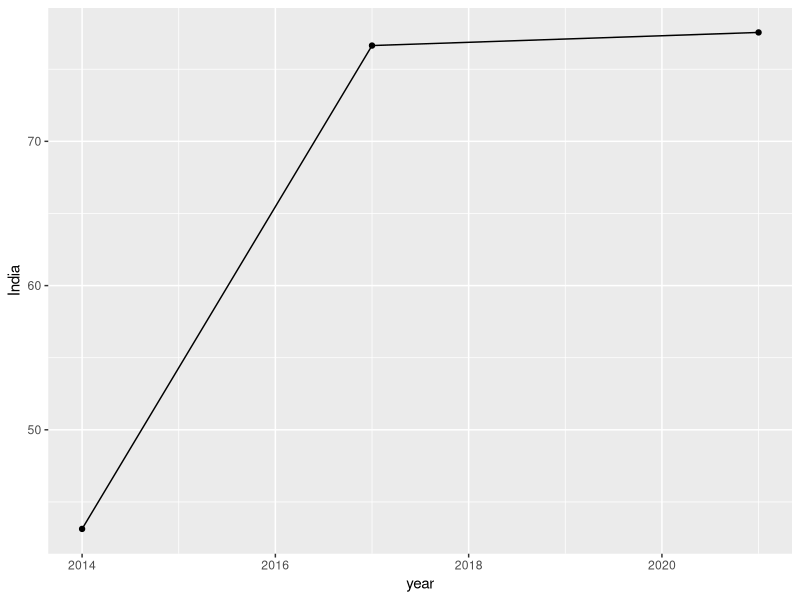
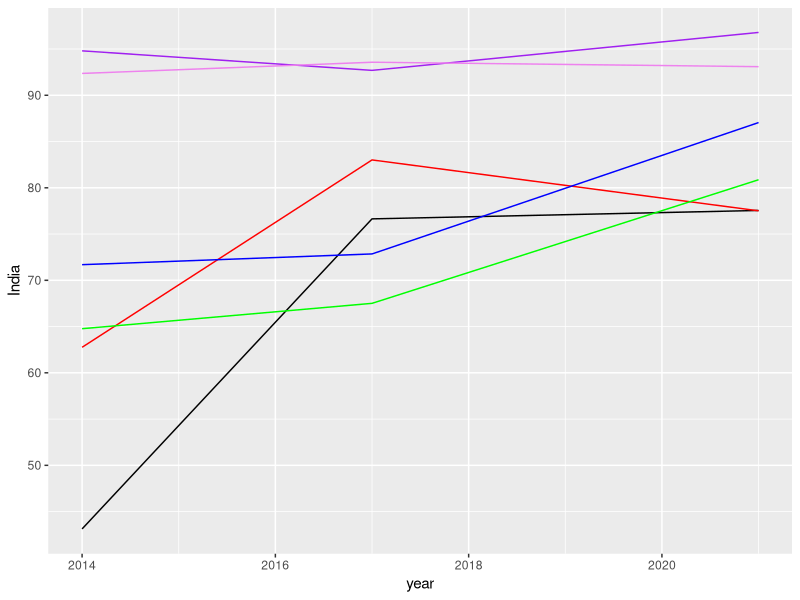
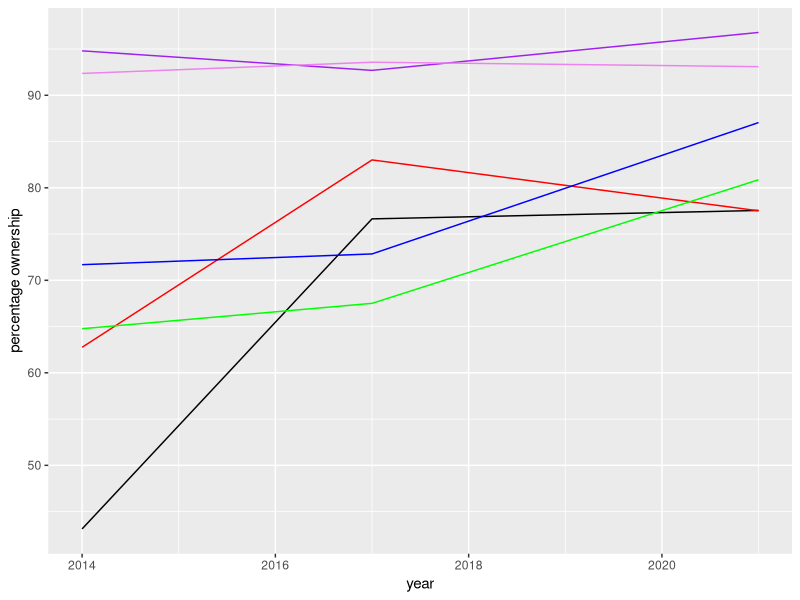
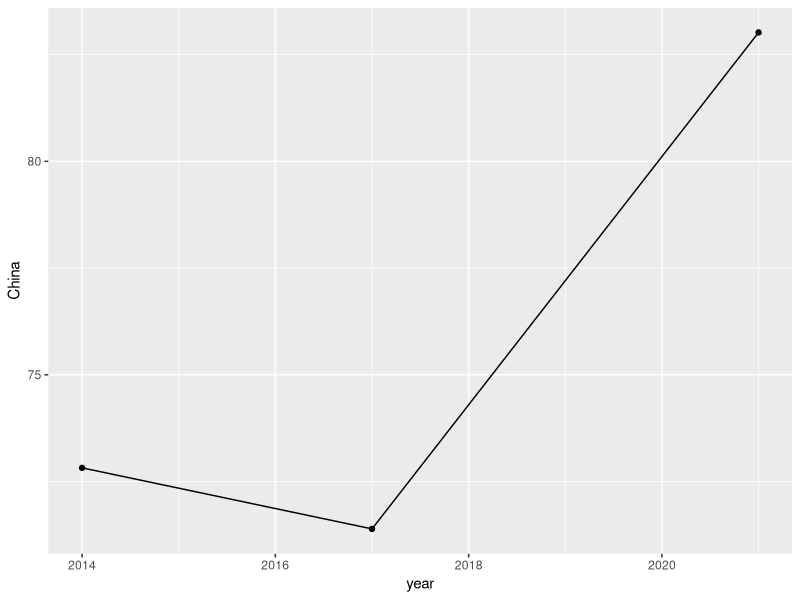
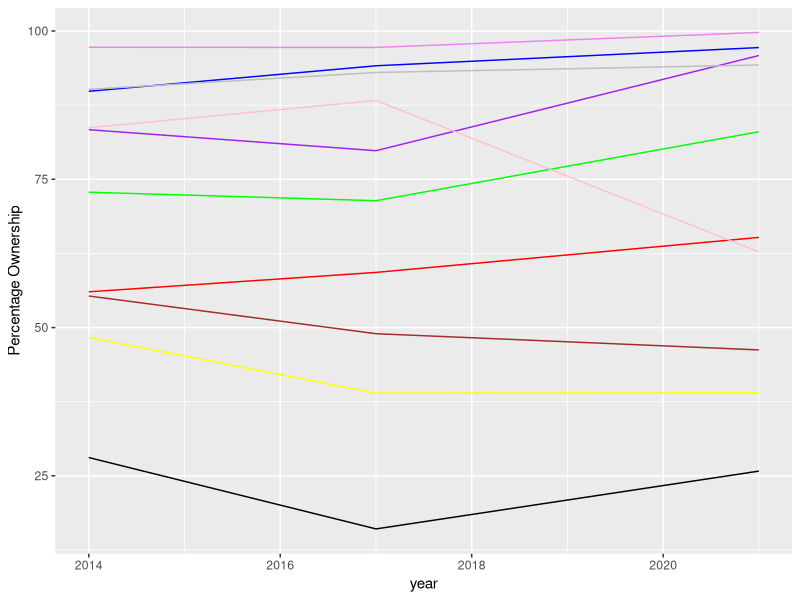
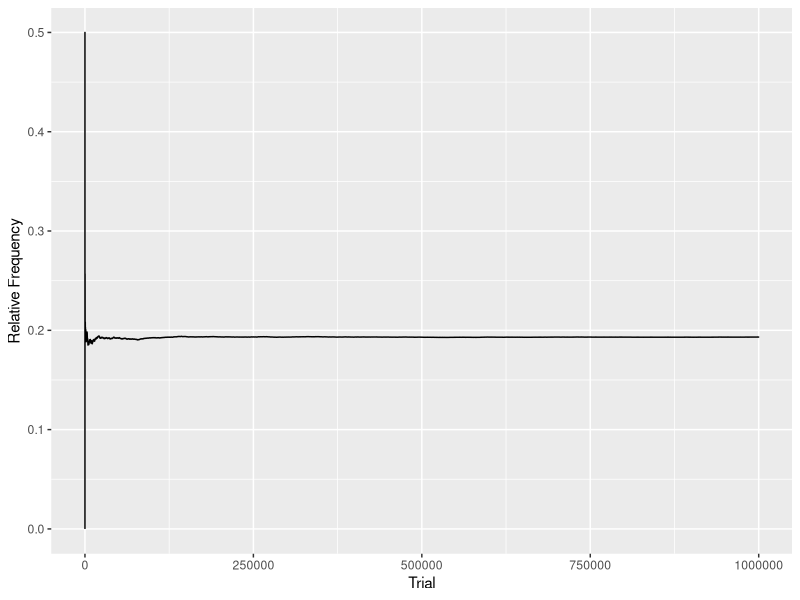
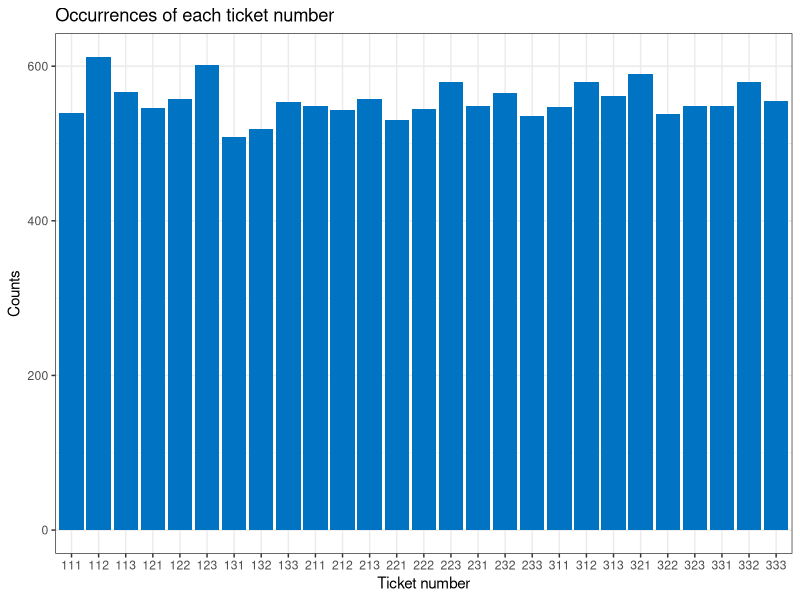
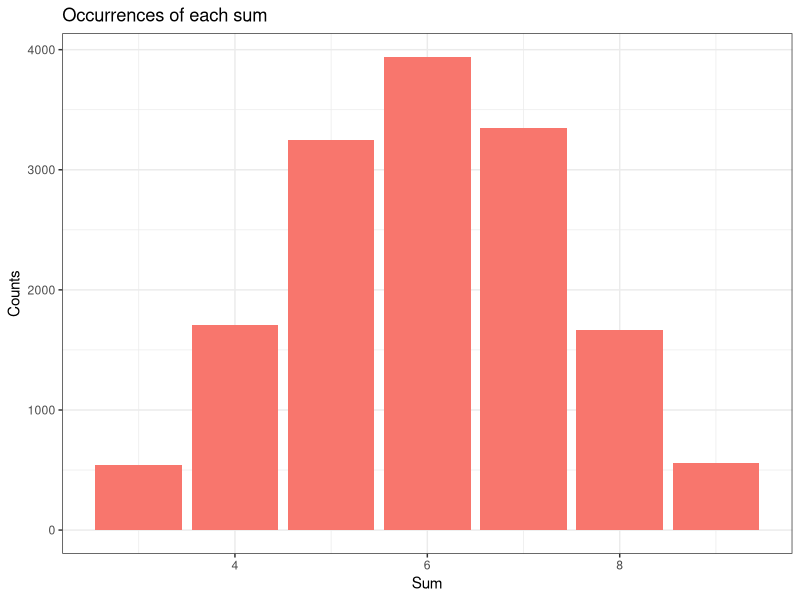

Reproduce these figures in R, in order.
## ---- chunk 1
library(tidyverse)
## ---- chunk 2
library(dplyr)
## ---- chunk 3
female <- read.csv("female.csv")
## ---- chunk 4
# Determine whether the female dataset is a data frame
is.data.frame(female)
## ---- chunk 5
# printing the first few rows of the data frame
head(female)
## ---- chunk 6
# selecting rows we want to use in our analysis
female <- female %>%
filter(Country.Name == "Brazil" | Country.Name == "India" | Country.Name == "United States")

## ---- chunk 7
# we remove the null and unnecessary columns and then rename the columns
female <- female[ -c(1,2,4,5:8,10:11,13:15)] %>%
  rename("2014" = 2, "2017" = 3, "2021" = 4)

head(female)
## ---- chunk 8
# we flip the rows and columns of the dataframe (transpose) and remove the first column
transpose_f <- data.frame(t(female[-1]))
# Assign new columns from  the first column of the original df
colnames(transpose_f) <- female[, 1]

head(transpose_f)
## ---- chunk 9
#
# return a class of each column using the supply function that takes a list, vector, and return a vector of the results.
print(sapply(transpose_f, class))
## ---- chunk 10
# turn the entries to numeric

transpose_f$Brazil = as.numeric(as.character(transpose_f$Brazil))
transpose_f$India = as.numeric(as.character(transpose_f$India))
transpose_f$"United States" = as.numeric(as.character((transpose_f$"United States")))

head(transpose_f)
## ---- chunk 11
# summarize each column with mean
summarise_each(transpose_f, list(mean))
## ---- chunk 12
# Plot the change in ownership percentage overtime for the data from India 
year <- c(2014, 2017, 2021)

ggplot(data=transpose_f, aes(x=year, y=India, group=1)) +
  geom_line() +
  geom_point()
## ---- chunk 13
male <- read.csv(file = "male.csv")
male <- male %>%
  filter(Country.Name == "Brazil" | Country.Name == "India" | Country.Name == "United States")

male <- male[ -c(1,2,4,5:8,10:11,13:15)] %>%
  rename("2014" = 2, "2017" = 3, "2021" = 4)

transpose_m <- data.frame(t(male[-1]))
colnames(transpose_m) <- male[, 1]

transpose_m$Brazil = as.numeric(as.character(transpose_m$Brazil))
transpose_m$India = as.numeric(as.character(transpose_m$India))
transpose_m$"United States" = as.numeric(as.character((transpose_m$"United States")))


head(transpose_m)
## ---- chunk 14
transpose_m <- rename(transpose_m, "Brazil_m" = 1, "India_m" = 2, "United_States_m" = 3)


head(transpose_m)
## ---- chunk 15
# we add ne columns to the dataframes
transpose_m <- rownames_to_column(transpose_m, var="Year")
transpose_f <- rownames_to_column(transpose_f, var="Year")
## ---- chunk 16
# Merge the two dataframes based on the year column
acct_owner_by_gender <- merge(x = transpose_m, y = transpose_f, by = "Year", all.x = TRUE)

acct_owner_by_gender <- rename(acct_owner_by_gender, "United_States" = 7)

head(acct_owner_by_gender)
## ---- chunk 17
# Visualize the two dataframes

gfg_plot <- ggplot(acct_owner_by_gender, aes(x=year)) +
geom_line(aes(y = India), color = "black") +
geom_line(aes(y = India_m), color = "red") +
geom_line(aes(y = Brazil), color = "green") +
geom_line(aes(y = Brazil_m), color = "blue") +
geom_line(aes(y = United_States), color = "purple") +
geom_line(aes(y = United_States_m), color = "violet")

gfg_plot
## ---- chunk 18
gfg_plot <- ggplot(acct_owner_by_gender, aes(x=year)) +
geom_line(aes(y = India), color = "black") +
geom_line(aes(y = India_m), color = "red") +
geom_line(aes(y = Brazil), color = "green") +
geom_line(aes(y = Brazil_m), color = "blue") +
geom_line(aes(y = United_States), color = "purple") +
geom_line(aes(y = United_States_m), color = "violet") +
ylab("percentage ownership")
gfg_plot
## ---- chunk 19
primary <- read.csv("primary.csv")
head(primary)
## ---- chunk 20
is.data.frame(primary)
## ---- chunk 21
primary <- primary %>%
  filter(Country.Name == "China" | Country.Name == "Israel" | Country.Name == "Nigeria" | Country.Name == "France" | Country.Name == "Algeria")
## ---- chunk 22
head(primary)
## ---- chunk 23
# Drop unnecessary columns
primary <- primary[ -c(1,2,4,5:8,10:11,13:15)] %>%
  rename("2014" = 2, "2017" = 3, "2021" = 4)

head(primary)
## ---- chunk 24
transpose_p <- data.frame(t(primary[-1]))
colnames(transpose_p) <- primary[, 1]

head(transpose_p)
## ---- chunk 25
print(sapply(transpose_p, class))
## ---- chunk 26
# converting the character values to numeric
transpose_p$Algeria = as.numeric(as.character(transpose_p$Algeria))
transpose_p$China = as.numeric(as.character(transpose_p$China))
transpose_p$Nigeria = as.numeric(as.character(transpose_p$Nigeria))
transpose_p$France = as.numeric(as.character(transpose_p$France))
transpose_p$Israel = as.numeric(as.character(transpose_p$Israel))


head(transpose_p)
## ---- chunk 27
#Summary of each category
summarise_each(transpose_p, list(mean))
## ---- chunk 28
year <- c(2014, 2017, 2021)

ggplot(data = transpose_p, aes(x=year, y=China, group = 1)) +
  geom_line() +
  geom_point()

## ---- chunk 29
secondary <- read.csv(file = "secondary.csv")

secondary <- secondary %>%
  filter(Country.Name == "China" | Country.Name == "Israel" | Country.Name == "Nigeria" | Country.Name == "France" | Country.Name == "Algeria")

secondary <- secondary[ -c(1,2,4,5:8,10:11,13:15)] %>%
rename("2014" = 2, "2017" = 3, "2021" = 4)


transpose_s <- data.frame(t(secondary[-1]))
colnames(transpose_s) <- secondary[, 1]

# converting the character values to numeric
transpose_s$Algeria = as.numeric(as.character(transpose_s$Algeria))
transpose_s$China = as.numeric(as.character(transpose_s$China))
transpose_s$Nigeria = as.numeric(as.character(transpose_s$Nigeria))
transpose_s$France = as.numeric(as.character(transpose_s$France))
transpose_s$Israel = as.numeric(as.character(transpose_s$Israel))

## ---- chunk 30
head(transpose_s)
## ---- chunk 31
transpose_s <- rename(transpose_s, "Algeria_s" = 1, "China_s" = 2, "France_s" = 3, "Israel_s" = 4, "Nigeria_s" = 5)

head(transpose_s)
## ---- chunk 32
transpose_p <- rownames_to_column(transpose_p, var="Year")
transpose_s <- rownames_to_column(transpose_s, var="Year")
## ---- chunk 33
acct_owner_by_lev_educ <- merge(x = transpose_s, y=transpose_p, by ="Year", all.x = TRUE)

head(acct_owner_by_lev_educ)
## ---- chunk 34

gfg_plot <- ggplot(acct_owner_by_lev_educ, aes(x=year)) +
geom_line(aes(y = Nigeria), color = "black") +
geom_line(aes(y = Nigeria_s), color = "red") +
geom_line(aes(y = China), color = "green") +
geom_line(aes(y = China_s), color = "blue") +
geom_line(aes(y = France), color = "purple") +
geom_line(aes(y = France_s), color = "violet")+
geom_line(aes(y = Algeria), color = "yellow") +
geom_line(aes(y = Algeria_s), color = "brown") +
geom_line(aes(y = Israel), color = "pink")+
geom_line(aes(y = Israel_s), color = "gray")+
  ylab("Percentage Ownership")

gfg_plot
## ---- chunk 35
set.seed(1)
coin_flips <- rbinom(100, 1, .5)
coin_flips
## ---- chunk 36
Data <- data.frame(toss_number = (1:length(coin_flips)), toss_result = coin_flips)

head(Data, 5)

## ---- chunk 37

frequencies <- function(vec){
  len_vec <- length(vec)
  
  avg <- 1:len_vec
  
  for (i in 1:len_vec){
    avg[i] <- length(which(vec[1:i] == 1)) / i
  }
  return(avg)
}

freq <- frequencies(coin_flips)
Data$avgs <- freq
head(Data, 5)

## ---- chunk 38
estimate_pi <- function(seed =1, iterations = 10000) {
  set.seed(seed)
  
  x <- runif(n = iterations, min = 0, max = 1)
  
  val_of_g = sqrt(1-x^2)
  
  pi_over_four = mean(val_of_g)
  
  pi <- 4 *pi_over_four
  
  return(pi)
  
}

## ---- chunk 39
estimate_pi()
## ---- chunk 40
set.seed(23)
coin <- dbinom(7, 12, 0.5)

coin
## ---- chunk 41
set.seed(23)
num_reps <- 1000000
X_7 <- rep(NA, num_reps)

for(i in 1:num_reps) {
  coin_flips <- rbinom(12, 1, 0.5)
  X_7[i] <- sum(coin_flips == 1)
}

rel_freqs <- cumsum(X_7 == 7) / seq_along(X_7)

ggplot(data = data.frame(trial = 1:num_reps, relative_frequency = rel_freqs), aes(x = trial, y = relative_frequency)) +
  geom_line() +
  labs(x = "Trial", y = "Relative Frequency")

## ---- chunk 42
mean(X_7)

## ---- chunk 43
set.seed(1)
n <- c(10, 100, 1000, 10000, 100000)

for (i in n) {
  x <- rnorm(i)
  print(mean(x))
}

## ---- chunk 44
set.seed(1)
n <- c(10, 100, 1000, 10000, 100000)

for (i in n) {
  x <- rexp(i, rate = 4)
  print(mean(x))
}

## ---- chunk 45
library('tidyverse')

# Function that mimics the lottery and graphs
lottery <- function(seed = 1, iterations = 15000) {
  # Set seed for reproducibility
  set.seed(seed)
  
  # Generate n sets of ticket numbers where a ticket number is a set of three
  # integers between 1 and 4 inclusive
  num1 <- floor(runif(n = iterations, min = 1, max = 4))
  num2 <- floor(runif(n = iterations, min = 1, max = 4))
  num3 <- floor(runif(n = iterations, min = 1, max = 4))
  
  # Calculate sum of each ticket
  sum <- num1 + num2 + num3
  
  # Create dataframe with ticket numbers in order to make easier to graph
  ticket <- 100*num1 + 10*num2 + num3
  ticket <- as.data.frame(ticket)
  
  # Count occurrences of each ticket number
  df_ticket <- ticket %>%
    group_by(ticket) %>%
    summarise(counts = n())
  
  # Count occurrences of each sum
  df_sum <- data.frame(sum)
  df_sum$counts <- 1
  df_sum <- df_sum %>%
    group_by(sum) %>%
    summarise(counts = n())
  
  # Graphs occurrences of each ticket number
  df_ticket$ticket <- as.factor(df_ticket$ticket)
  p1 <- ggplot(df_ticket, aes(x = ticket, y = counts)) +
    geom_bar(fill = "#0073C2FF", stat='identity') +
    theme_bw() +
    labs(title = "Occurrences of each ticket number",
         x = "Ticket number",
         y = "Counts")
  
  # Graphs occurrences of each sum
  p2 <- ggplot(df_sum, aes(x = sum, y = counts)) +
    geom_bar(fill = "#F8766D", stat='identity') +
    theme_bw() +
    labs(title = "Occurrences of each sum",
         x = "Sum",
         y = "Counts")
  
  print(p1)
  print(p2)
  
  return(list(df_ticket, df_sum))
}

lottery()


